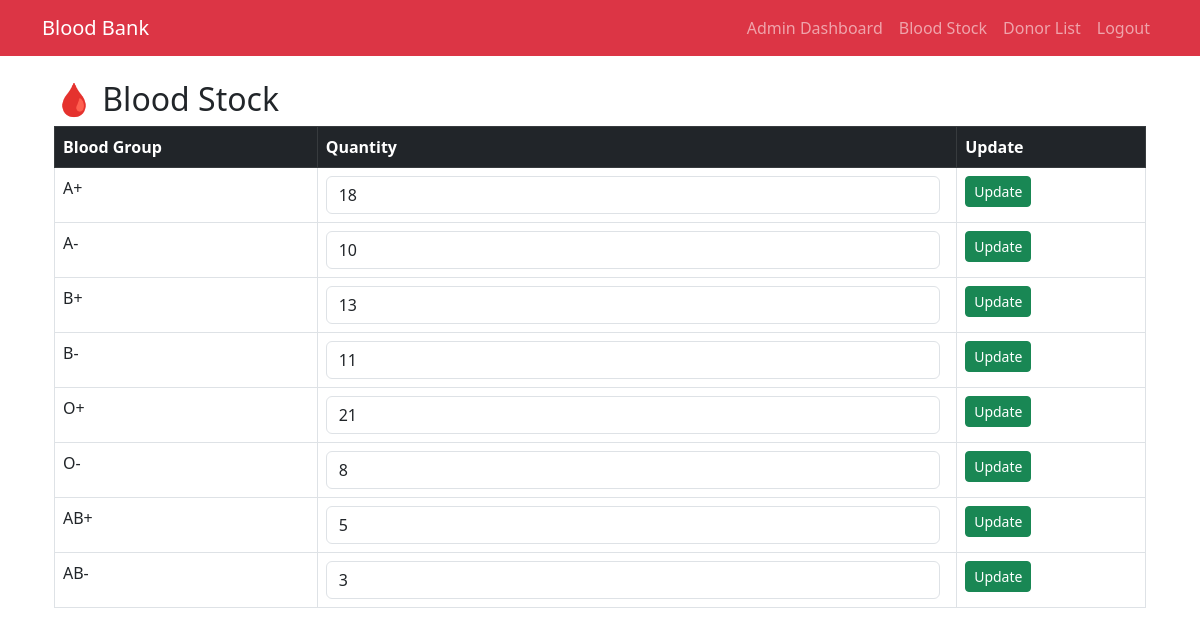
/stock/ (signed in), run on an earlier commit of the app's database.
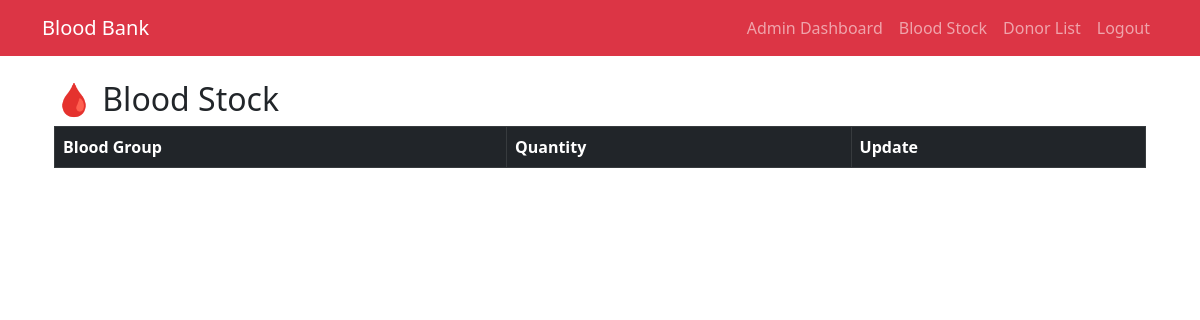
And on a later commit of the database.
### stock/models.py (models this page shows, shortened)
class BloodStock(models.Model):
    BLOOD_GROUPS = [
        ('A+', 'A+'), ('A-', 'A-'),
        ('B+', 'B+'), ('B-', 'B-'),
        ('O+', 'O+'), ('O-', 'O-'),
        ('AB+', 'AB+'), ('AB-', 'AB-'),
    ]
    blood_group = models.CharField(max_length=5, choices=BLOOD_GROUPS, unique=True)
    quantity = models.PositiveIntegerField(default=0)

### stock/views.py (the view)
# urls.py: path('', blood_stock_view, name='blood_stock'),
@staff_member_required
def blood_stock_view(request):
    stocks = BloodStock.objects.all()
    return render(request, 'stock/blood_stock.html', {'stocks': stocks})

### templates/stock/blood_stock.html (shortened to what this page needs)
{% extends 'base.html' %}
{% block content %}
<div class="container mt-4">
    <h2 class="mt-4">🩸 Blood Stock</h2>
<table class="table table-bordered">
    <thead class="table-dark">
        <tr>
            <th>Blood Group</th>
            <th>Quantity</th>
            <th>Update</th>
        </tr>
    </thead>
    <tbody>
        {% for stock in stocks %}
        <tr>
            <td>{{ stock.blood_group }}</td>
            <td>
                <form method="POST" action="{% url 'update_stock' stock.id %}" class="d-flex">
                    <input type="number" name="quantity"
                            value="{{ stock.quantity }}"
                            min="0"
                            class="form-control me-2"
                            required>
            </td>
            <td>
                    <button type="submit" class="btn btn-success btn-sm">
                        Update
                    </button>
            </td>
        </tr>
        {% endfor %}
    </tbody>
</table>
</div>
{% endblock %}

### templates/base.html (shortened to what this page needs)
<!DOCTYPE html>
<html lang="en">
{% load static %}
<head>
    <link href="https://cdn.jsdelivr.net/npm/bootstrap@5.3.0/dist/css/bootstrap.min.css" rel="stylesheet">
</head>
<body>
    <nav class="navbar navbar-expand-lg navbar-dark bg-danger">
        <div class="container">
            <a class="navbar-brand" href="#">Blood Bank</a>
            <div class="collapse navbar-collapse" id="navbarNav">
                <ul class="navbar-nav ms-auto">
                    {% if request.user.is_authenticated %}
                    {% if request.user.is_staff %}
                    <li class="nav-item">
                        <a class="nav-link" href="{% url 'admin_dashboard' %}">Admin Dashboard</a>
                    </li>
                    <li class="nav-item">
                        <a class="nav-link" href="{% url 'blood_stock' %}">Blood Stock</a>
                    </li>
                    <li class="nav-item">
                        <a class="nav-link" href="{% url 'admin_donor_list' %}">
                            Donor List
                        </a>
                    </li>
                    {% endif %}
                    <li class="nav-item">
                        <a class="nav-link" href="{% url 'logout' %}">Logout</a>
                    </li>
                    {% endif %}
                </ul>
            </div>
        </div>
    </nav>
    <div class="container mt-4">
        {% block content %}{% endblock %}
    </div>
</body>
</html>

What changed in the data, as far as the page shows it:
removed BloodStock: blood_group "A+", quantity "18"
removed BloodStock: blood_group "A-", quantity "10"
removed BloodStock: blood_group "B+", quantity "13"
removed BloodStock: blood_group "B-", quantity "11"
removed BloodStock: blood_group "O+", quantity "21"
removed BloodStock: blood_group "O-", quantity "8"
removed BloodStock: blood_group "AB+", quantity "5"
removed BloodStock: blood_group "AB-", quantity "3"
